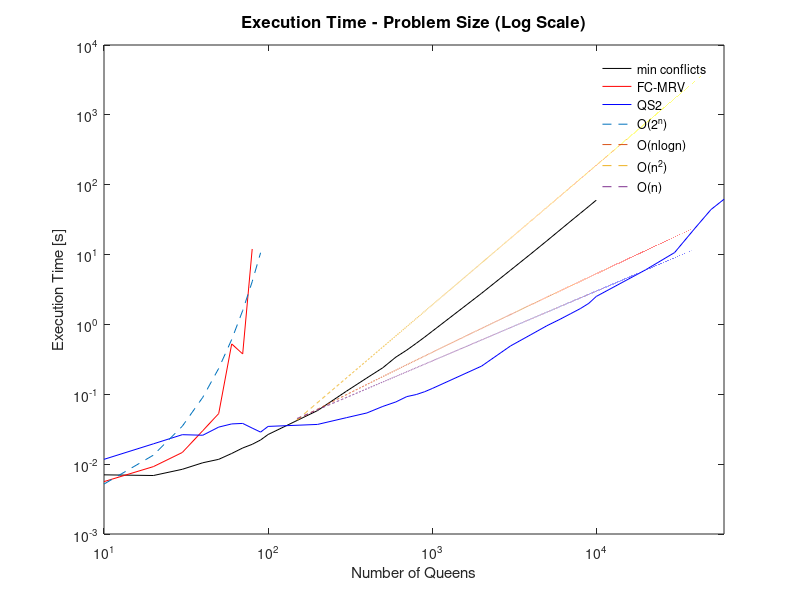
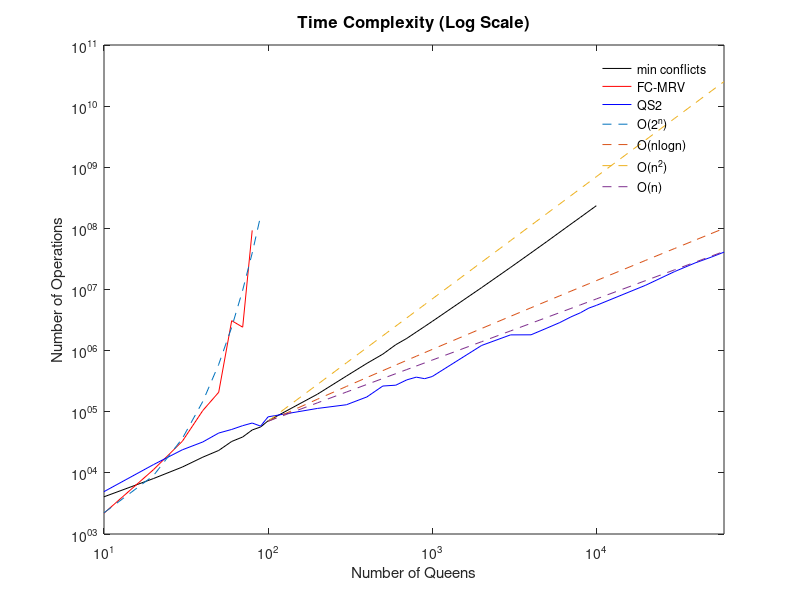
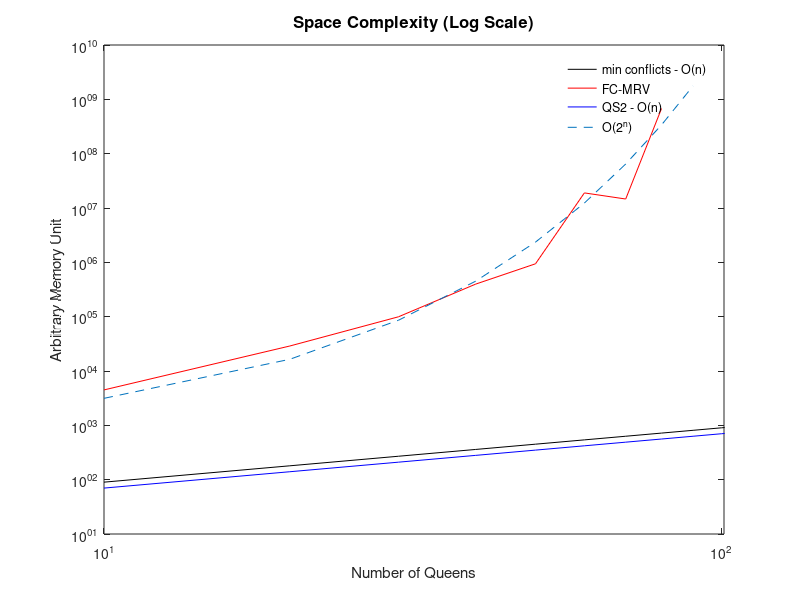

The MATLAB script that drew these images, in order: (Note: this script raises an error after producing the figures.)
%  Authors :   Pantourakis Michail, Proestakis Ioannis
%  Date    :   Spring 2018
% 
%  Course  :   Artificial Intelligence (COMP 417) - Technical University
%  of Crete
%   
%  Description: Run this file to generate figures.

clear all
close all
clc

load('results_final2.mat');

M = N;
L = 150:1:60000;
nlongfun = 0.00004*L.*log2(L);
nsquaredfun = 0.0000019*L.^2;
nlinearfun = 0.0003*L;

index = find(mod(N,10)==0);

%%

ftitle = 'Execution Time - Problem Size (Log Scale)';
Fontsize = 12;

h1 = figure(1)
set(h1, 'Position', [10,10,1000,1000]);

plot(M(index), results.min_conflict_time_avg(index), '-k',...
    M(index), results.fc_mrv_time_avg(index), '-r',...
    M(index), results.swap_time_avg(index), '-b',...
    M(M<100), 0.002*1.1.^M(M<100),'--',...
    L, nlongfun,'--',...
    L, nsquaredfun,'--',...
    L, nlinearfun, '--')
xlim([10 60001])
title(ftitle,'FontSize',Fontsize)
legend('min conflicts','FC-MRV','QS2','O(2^n)','O(nlogn)','O(n^2)','O(n)','Location','Best')
legend boxoff
ylabel('Execution Time [s]')
xlabel('Number of Queens')
set(gca, 'YScale', 'log')
set(gca, 'XScale', 'log')

saveas(h1,'execution_time.fig')

%%

ftitle = 'Time Complexity (Log Scale)';
Fontsize = 12;

h2 = figure(2)
set(h2, 'Position', [10,10,1000,1000]);

plot(M(index), results.min_conflict_calls_avg(index), '-k',...
    M(index), results.fc_mrv_calls_avg(index), '-r',...
    M(index), results.swap_calls_avg(index), '-b',...
    M(M<100), 550*1.15.^M(M<100),'--',...
    N(M>99), 105*N(M>99).*log2(N(M>99)),'--',N(M>99), 7*N(M>99).^2,'--',N(M>99), 700*N(M>99),'--')
xlim([10 60001])
title(ftitle,'FontSize',Fontsize)
legend('min conflicts','FC-MRV','QS2','O(2^n)','O(nlogn)','O(n^2)','O(n)','O(logn)','Location','Best')
legend boxoff
ylabel('Number of Operations')
xlabel('Number of Queens')
set(gca, 'YScale', 'log')
set(gca, 'XScale', 'log')

saveas(h2,'time_complexity.fig')

%%

ftitle = 'Space Complexity (Log Scale)';
Fontsize = 12;

h3 = figure(3)
set(h3, 'Position', [10,10,1000,1000]);

plot(M, results.min_conflict_space_avg, '-k',...
    M, results.fc_mrv_space_avg, '-r', M, results.swap_space_avg, '-b',...
    M(M<100), 600*1.18.^M(M<100),'--')
xlim([10 101])
title(ftitle,'FontSize',Fontsize)
legend('min conflicts - O(n)','FC-MRV','QS2 - O(n)','O(2^n)','Location','Best')
legend boxoff
ylabel('Arbitrary Memory Unit')
xlabel('Number of Queens')
set(gca, 'YScale', 'log')
set(gca, 'XScale', 'log')

saveas(h3,'space_complexity.fig')

%%

routexport

